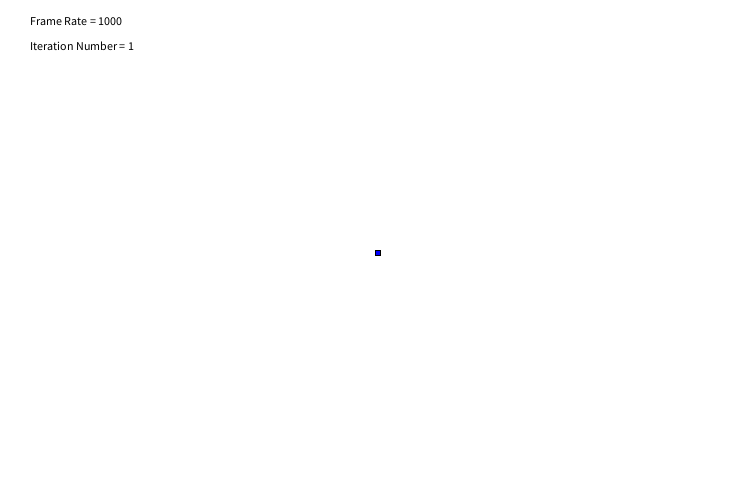
Frame 1 (no input)
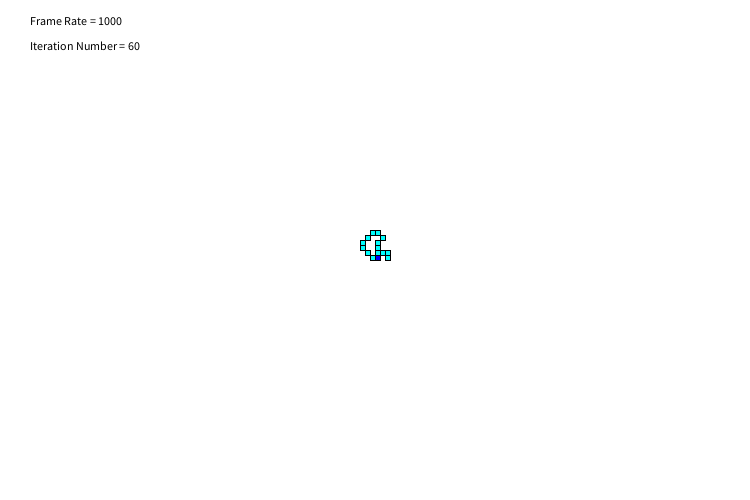
Frame 60 (the mouse pressed at the canvas centre just before this capture)
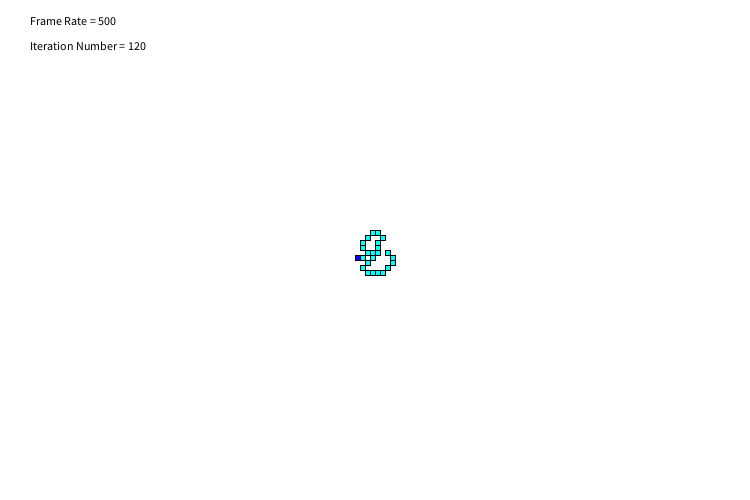
Frame 120 (the mouse held since frame 60 and released just before this capture)

The Processing sketch that drew these frames (run headless with seeded random() and noise(); from frame 60 on, the mouse is pressed at the canvas centre):

// Processing sketch: Langtons_Ant
// ── Langtons_Ant.pde
//Langton's Ant on Numberphile

int[][] antpile;
int[] direction = {1,0};
int gamesize1 = 750;
int gamesize2 = 500;
int lifefactor1 = 5; //Size of game must be lifesize*lifefactor
int lifefactor2 = 5;
int lifesize1 = gamesize1/lifefactor1;
int lifesize2 = gamesize2/lifefactor2;
int[] ant = {lifesize1/2,lifesize2/2};
int iteration = 0;

void setup()
{
  size(750,500);
  background(255);
  antpile = new int[lifesize1][lifesize2];
}


void draw()
{
  iteration++;
  //print(float(mouseY)/float(gamesize2)+"\n");
  int M = int(1000 - 1000*float(mouseY)/float(gamesize2));
  frameRate(M);
  background(255);
  spy(antpile,ant);
  fill(0,0,0);
  text("Iteration Number = "+iteration,lifesize1*0.2,lifesize2*0.5);
  text("Frame Rate = "+M,lifesize1*0.2,lifesize2*0.25);
  //While the ant moves forward the color of the tile changes color
  if (antpile[ant[0]][ant[1]] == 0)
  {
   antpile[ant[0]][ant[1]] = 1; 
  }
  else
  {
   antpile[ant[0]][ant[1]] = 0; 
  }
  //Move the ant forward
  ant = plus(ant,direction);
  //Check what the cell is and then turn the ant left or right
  int x;
  int y;
  if (antpile[ant[0]][ant[1]] == 0)
  {
   //Turn Ant left
   x = direction[1];
   y = -direction[0];
  }
  else
  {
   //Turn right
   x = -direction[1];
   y = direction[0];
  }
  direction[0] = x;
  direction[1] = y;
}

int[] plus(int[] first,int[] second)
{
 int[] sum = {0,0};
 for (int i = 0;i<2;i++)
  {
     sum[i] = first[i] + second[i];
  } 
  return sum;
}

void spy(int[][] life,int[] ant)
{
 for (int i = 0;i<lifesize1;i++)
  {
    for (int j = 0;j<lifesize2;j++)
    {
      if (life[i][j] == 1)
      {
        fill(0,255,255);
        rect(lifefactor1*i,lifefactor2*j,lifefactor1,lifefactor2);
      }
      if ((i == ant[0]) && (j == ant[1]))
      {
       fill(0,0,255);
       rect(lifefactor1*i,lifefactor2*j,lifefactor1,lifefactor2);
      }
    }
  }
}
